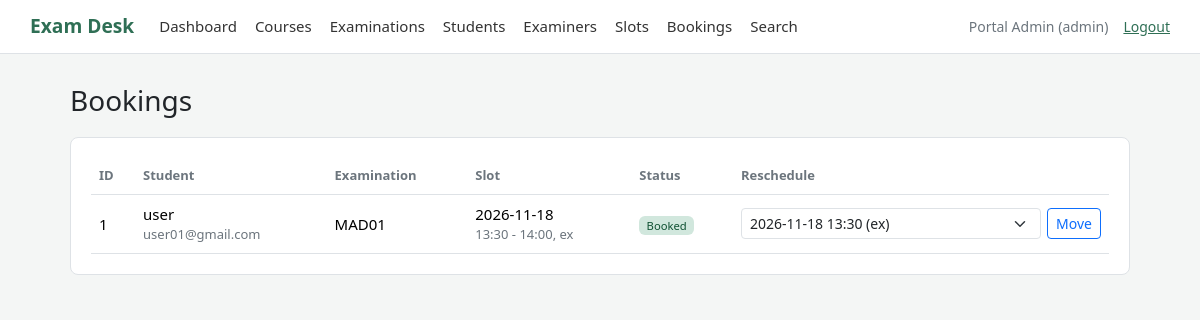
Screenshot of /admin/bookings (signed in) with the database file from the repository.
### tables this page shows
CREATE TABLE users (
            id INTEGER PRIMARY KEY AUTOINCREMENT,
            name TEXT NOT NULL,
            email TEXT NOT NULL UNIQUE,
            password_hash TEXT NOT NULL,
            role TEXT NOT NULL CHECK (role IN ('admin', 'examiner', 'student')),
            department TEXT DEFAULT '',
            phone TEXT DEFAULT '',
            status TEXT NOT NULL DEFAULT 'active'
        );

CREATE TABLE bookings (
            id INTEGER PRIMARY KEY AUTOINCREMENT,
            student_id INTEGER NOT NULL,
            slot_id INTEGER NOT NULL,
            booked_at TEXT NOT NULL DEFAULT CURRENT_TIMESTAMP,
            status TEXT NOT NULL DEFAULT 'Booked',
            FOREIGN KEY (student_id) REFERENCES users(id),
            FOREIGN KEY (slot_id) REFERENCES slots(id)
        );

CREATE TABLE examinations (
            id INTEGER PRIMARY KEY AUTOINCREMENT,
            course_id INTEGER NOT NULL,
            name TEXT NOT NULL,
            exam_type TEXT NOT NULL,
            duration_minutes INTEGER NOT NULL,
            max_marks INTEGER NOT NULL,
            slot_creation_start TEXT NOT NULL,
            slot_creation_end TEXT NOT NULL,
            booking_start TEXT NOT NULL,
            booking_end TEXT NOT NULL,
            status TEXT NOT NULL DEFAULT 'Draft',
            FOREIGN KEY (course_id) REFERENCES courses(id)
        );

CREATE TABLE slots (
            id INTEGER PRIMARY KEY AUTOINCREMENT,
            examination_id INTEGER NOT NULL,
            examiner_id INTEGER NOT NULL,
            exam_date TEXT NOT NULL,
            start_time TEXT NOT NULL,
            end_time TEXT NOT NULL,
            capacity INTEGER NOT NULL,
            status TEXT NOT NULL DEFAULT 'Available',
            FOREIGN KEY (examination_id) REFERENCES examinations(id),
            FOREIGN KEY (examiner_id) REFERENCES users(id)
        );

### app.py (the view, shortened to what this page needs)
@app.route("/admin/bookings", methods=["GET", "POST"])
@login_required("admin")
def admin_bookings():
    connection = get_database()
    bookings = connection.execute(
        """SELECT b.*, student.name AS student_name, student.email AS student_email,
                  e.id AS examination_id, e.name AS exam_name,
                  s.exam_date, s.start_time, s.end_time, examiner.name AS examiner_name
           FROM bookings b JOIN users student ON student.id = b.student_id
           JOIN slots s ON s.id = b.slot_id JOIN examinations e ON e.id = s.examination_id
           JOIN users examiner ON examiner.id = s.examiner_id
           ORDER BY b.id DESC"""
    ).fetchall()
    slots_by_exam = {}
    for booking in bookings:
        if booking["examination_id"] not in slots_by_exam:
            slots_by_exam[booking["examination_id"]] = connection.execute(
                """SELECT s.id, s.exam_date, s.start_time, s.end_time, s.status,
                          u.name AS examiner_name,
                          (SELECT COUNT(*) FROM bookings b WHERE b.slot_id = s.id AND b.status = 'Booked') AS booked,
                          s.capacity
                   FROM slots s JOIN users u ON u.id = s.examiner_id
                   WHERE s.examination_id = ? ORDER BY s.exam_date, s.start_time""",
                (booking["examination_id"],),
            ).fetchall()
    return render_template("admin_bookings.html", bookings=bookings, slots_by_exam=slots_by_exam)

### app.py (called while the page is built)
def open_database():
    connection = sqlite3.connect(DATABASE_FILE)
    connection.row_factory = sqlite3.Row
    connection.execute("PRAGMA foreign_keys = ON")
    return connection

def get_database():
    if "database" not in g:
        g.database = open_database()
    return g.database

@app.teardown_appcontext
def close_database(error=None):
    connection = g.pop("database", None)
    if connection is not None:
        connection.close()

def login_required(*allowed_roles):
    def decorator(view):
        @wraps(view)
        def wrapped_view(*args, **kwargs):
            if "user_id" not in session:
                flash("Please sign in to continue.", "info")
                return redirect(url_for("login"))
            user = get_database().execute(
                "SELECT * FROM users WHERE id = ?", (session["user_id"],)
            ).fetchone()
            if user is None or user["status"] != "active":
                session.clear()
                flash("This account is not active yet.", "warning")
                return redirect(url_for("login"))
            if allowed_roles and user["role"] not in allowed_roles:
                abort(403)
            g.user = user
            return view(*args, **kwargs)
        return wrapped_view
    return decorator

@app.context_processor
def add_user_to_templates():
    user = None
    if "user_id" in session:
        user = get_database().execute(
            "SELECT id, name, email, role FROM users WHERE id = ?", (session["user_id"],)
        ).fetchone()
    return {"current_user": user}

### templates/admin_bookings.html (shortened to what this page needs)
{% extends "base.html" %}
{% block content %}
<h1>Bookings</h1>
<div class="card-box">
    {% if bookings %}
    <div class="table-responsive">
        <table class="table">
            <thead>
                <tr><th>ID</th><th>Student</th><th>Examination</th><th>Slot</th><th>Status</th><th>Reschedule</th></tr>
            </thead>
            <tbody>
                {% for booking in bookings %}
                <tr>
                    <td>{{ booking.id }}</td>
                    <td>{{ booking.student_name }} <div class="sub">{{ booking.student_email }}</div></td>
                    <td>{{ booking.exam_name }}</td>
                    <td>
                        {{ booking.exam_date }}
                        <div class="sub">{{ booking.start_time }} - {{ booking.end_time }}, {{ booking.examiner_name }}</div>
                    </td>
                    <td><span class="badge status-{{ booking.status|lower }}">{{ booking.status }}</span></td>
                    <td>
                        {% if booking.status == 'Booked' %}
                        <form method="post" class="inline-form">
                            <select class="form-select form-select-sm" name="slot_id" aria-label="New slot">
                                {% for slot in slots_by_exam[booking.examination_id] %}
                                {% set is_current = slot.id == booking.slot_id %}
                                {% set full = slot.booked >= slot.capacity and not is_current %}
                                <option value="{{ slot.id }}" {% if is_current %}selected{% endif %} {% if full %}disabled{% endif %}>
                                    {{ slot.exam_date }} {{ slot.start_time }} ({{ slot.examiner_name }}){% if full %} - full{% endif %}
                                </option>
                                {% endfor %}
                            </select>
                            <button class="btn btn-sm btn-outline-primary" type="submit">Move</button>
                        </form>
                        {% else %}
                        -
                        {% endif %}
                    </td>
                </tr>
                {% endfor %}
            </tbody>
        </table>
    </div>
    {% else %}
    <p class="empty">No bookings yet.</p>
    {% endif %}
</div>
{% endblock %}

### templates/base.html (shortened to what this page needs)
<!doctype html>
<html lang="en">
<head>
    <link href="https://cdn.jsdelivr.net/npm/bootstrap@5.3.3/dist/css/bootstrap.min.css" rel="stylesheet">
    <link href="{{ url_for('static', filename='style.css') }}" rel="stylesheet">
</head>
<body>
    <header class="topbar">
        {% if current_user %}
        <a class="brand" href="{{ url_for('dashboard') }}">Exam Desk</a>
        <nav class="main-nav">
            <a href="{{ url_for('dashboard') }}">Dashboard</a>
            {% if current_user.role == 'admin' %}
                <a href="{{ url_for('admin_courses') }}">Courses</a>
                <a href="{{ url_for('admin_exams') }}">Examinations</a>
                <a href="{{ url_for('admin_students') }}">Students</a>
                <a href="{{ url_for('admin_examiners') }}">Examiners</a>
                <a href="{{ url_for('admin_slots') }}">Slots</a>
                <a href="{{ url_for('admin_bookings') }}">Bookings</a>
                <a href="{{ url_for('admin_search') }}">Search</a>
            {% elif current_user.role == 'examiner' %}
                <a href="{{ url_for('examiner_slots') }}">My slots</a>
            {% else %}
                <a href="{{ url_for('student_exams') }}">Exams</a>
                <a href="{{ url_for('student_history') }}">History</a>
                <a href="{{ url_for('student_profile') }}">Profile</a>
            {% endif %}
        </nav>
        <div class="account">
            <span class="account-name">{{ current_user.name }} ({{ current_user.role }})</span>
            <a href="{{ url_for('logout') }}">Logout</a>
        </div>
        {% else %}
        <a class="brand" href="{{ url_for('login') }}">Exam Desk</a>
        {% endif %}
    </header>
    <main class="page {% if not current_user %}page-narrow{% endif %}">
        {% block content %}{% endblock %}
    </main>
</body>
</html>

### static/style.css (style rules this page uses)
:root { --main: #2f6f55; --border: #dee2e6; --muted: #6c757d; }
body { background: #f4f6f5; font-size: 15px; }
a { color: var(--main); }
h1 { font-size: 1.75rem; margin-bottom: 20px; }
.topbar { display: flex; align-items: center; flex-wrap: wrap; gap: 10px 25px; padding: 12px 30px; background: #fff; border-bottom: 1px solid var(--border); }
.brand { font-size: 1.2rem; font-weight: bold; color: var(--main); text-decoration: none; }
.main-nav { display: flex; flex-wrap: wrap; gap: 18px; flex: 1; }
.main-nav a { color: #333; text-decoration: none; }
.account { display: flex; gap: 15px; font-size: 14px; }
.account-name { color: var(--muted); }
.page { max-width: 1100px; margin: 0 auto; padding: 30px 20px; }
.card-box { background: #fff; border: 1px solid var(--border); border-radius: 8px; padding: 20px; margin-bottom: 20px; }
.table { margin-bottom: 0; vertical-align: middle; }
.table th { font-size: 13px; color: var(--muted); font-weight: 600; }
.sub { color: var(--muted); font-size: 13px; }
.inline-form { display: flex; gap: 6px; }
.inline-form .form-select { min-width: 160px; }
.badge { font-weight: 500; }
.status-booked, .status-active, .status-available { background: #d1e7dd; color: #0f5132; }

### rows the page displays
users: name "Portal Admin", role "admin"
bookings: id "1", student_name "user", student_email "user01@gmail.com", exam_name "MAD01", exam_date "2026-11-18", start_time "13:30", end_time "14:00", examiner_name "ex", status "Booked"

### other values shown
form field slot_id "2026-11-18 13:30 (ex)"
